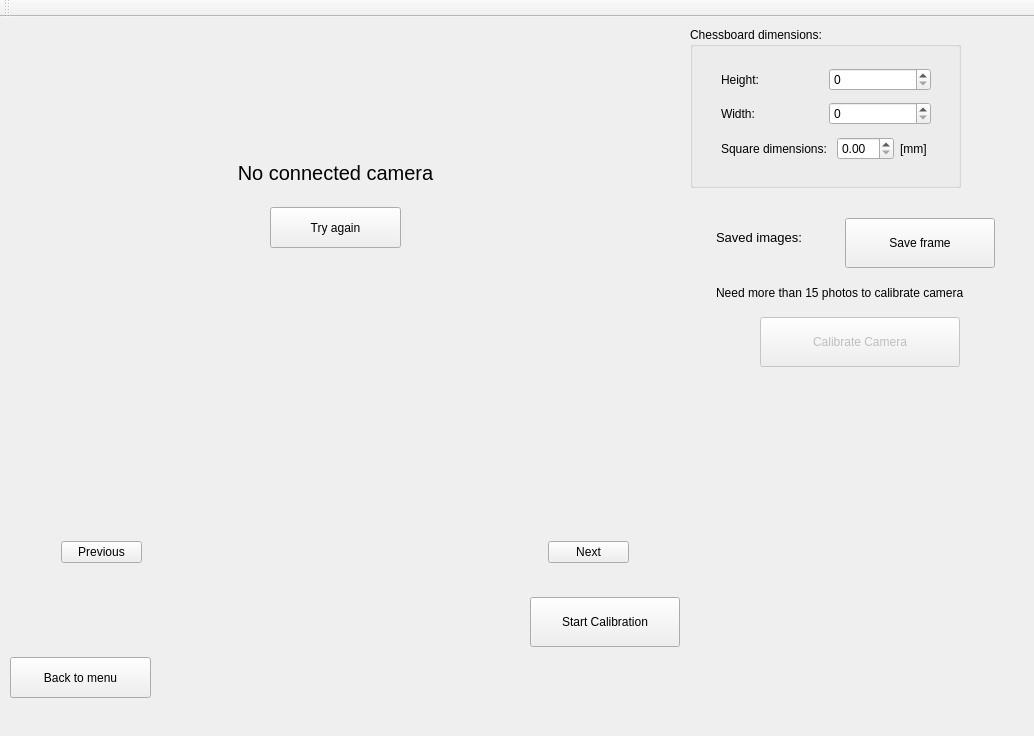
<?xml version="1.0" encoding="UTF-8"?>
<ui version="4.0">
 <class>MainWindow</class>
 <widget class="QMainWindow" name="MainWindow">
  <property name="geometry">
   <rect>
    <x>0</x>
    <y>0</y>
    <width>1034</width>
    <height>736</height>
   </rect>
  </property>
  <property name="windowTitle">
   <string>Easy Camera Calibration</string>
  </property>
  <property name="toolTip">
   <string notr="true"/>
  </property>
  <property name="statusTip">
   <string notr="true"/>
  </property>
  <property name="toolButtonStyle">
   <enum>Qt::ToolButtonTextOnly</enum>
  </property>
  <property name="tabShape">
   <enum>QTabWidget::Triangular</enum>
  </property>
  <property name="dockOptions">
   <set>QMainWindow::GroupedDragging|QMainWindow::VerticalTabs</set>
  </property>
  <widget class="QWidget" name="centralWidget">
   <widget class="QLabel" name="image_label">
    <property name="geometry">
     <rect>
      <x>20</x>
      <y>30</y>
      <width>640</width>
      <height>480</height>
     </rect>
    </property>
    <property name="text">
     <string/>
    </property>
   </widget>
   <widget class="QLabel" name="lblOriginal">
    <property name="geometry">
     <rect>
      <x>30</x>
      <y>20</y>
      <width>640</width>
      <height>480</height>
     </rect>
    </property>
    <property name="autoFillBackground">
     <bool>true</bool>
    </property>
    <property name="text">
     <string/>
    </property>
   </widget>
   <widget class="QGroupBox" name="groupBox">
    <property name="geometry">
     <rect>
      <x>690</x>
      <y>10</y>
      <width>271</width>
      <height>161</height>
     </rect>
    </property>
    <property name="title">
     <string>Chessboard dimensions:</string>
    </property>
    <widget class="QWidget" name="layoutWidget">
     <property name="geometry">
      <rect>
       <x>20</x>
       <y>30</y>
       <width>232</width>
       <height>120</height>
      </rect>
     </property>
     <layout class="QVBoxLayout" name="verticalLayout_3">
      <item>
       <layout class="QVBoxLayout" name="verticalLayout">
        <item>
         <layout class="QHBoxLayout" name="horizontalLayout_2">
          <item>
           <widget class="QLabel" name="label_2">
            <property name="text">
             <string>Height:</string>
            </property>
           </widget>
          </item>
          <item>
           <widget class="QSpinBox" name="height">
            <property name="cursor">
             <cursorShape>PointingHandCursor</cursorShape>
            </property>
           </widget>
          </item>
         </layout>
        </item>
        <item>
         <spacer name="verticalSpacer">
          <property name="orientation">
           <enum>Qt::Vertical</enum>
          </property>
          <property name="sizeType">
           <enum>QSizePolicy::Fixed</enum>
          </property>
          <property name="sizeHint" stdset="0">
           <size>
            <width>20</width>
            <height>5</height>
           </size>
          </property>
         </spacer>
        </item>
        <item>
         <layout class="QHBoxLayout" name="horizontalLayout">
          <item>
           <widget class="QLabel" name="label">
            <property name="text">
             <string>Width:</string>
            </property>
           </widget>
          </item>
          <item>
           <widget class="QSpinBox" name="width">
            <property name="cursor">
             <cursorShape>PointingHandCursor</cursorShape>
            </property>
           </widget>
          </item>
         </layout>
        </item>
       </layout>
      </item>
      <item>
       <layout class="QHBoxLayout" name="horizontalLayout_5">
        <item>
         <widget class="QLabel" name="label_4">
          <property name="text">
           <string>Square dimensions: </string>
          </property>
         </widget>
        </item>
        <item>
         <widget class="QDoubleSpinBox" name="squareDimensions">
          <property name="suffix">
           <string/>
          </property>
         </widget>
        </item>
        <item>
         <widget class="QLabel" name="label_5">
          <property name="text">
           <string>[mm]</string>
          </property>
         </widget>
        </item>
       </layout>
      </item>
     </layout>
    </widget>
   </widget>
   <widget class="QLabel" name="noConnected">
    <property name="enabled">
     <bool>true</bool>
    </property>
    <property name="geometry">
     <rect>
      <x>170</x>
      <y>100</y>
      <width>331</width>
      <height>111</height>
     </rect>
    </property>
    <property name="font">
     <font>
      <pointsize>15</pointsize>
     </font>
    </property>
    <property name="text">
     <string>No connected camera</string>
    </property>
    <property name="alignment">
     <set>Qt::AlignCenter</set>
    </property>
   </widget>
   <widget class="QPushButton" name="tryAgain">
    <property name="enabled">
     <bool>true</bool>
    </property>
    <property name="geometry">
     <rect>
      <x>270</x>
      <y>190</y>
      <width>131</width>
      <height>41</height>
     </rect>
    </property>
    <property name="cursor">
     <cursorShape>PointingHandCursor</cursorShape>
    </property>
    <property name="text">
     <string>Try again</string>
    </property>
    <property name="flat">
     <bool>false</bool>
    </property>
   </widget>
   <widget class="QWidget" name="layoutWidget">
    <property name="geometry">
     <rect>
      <x>10</x>
      <y>510</y>
      <width>670</width>
      <height>51</height>
     </rect>
    </property>
    <layout class="QHBoxLayout" name="horizontalLayout_3">
     <item>
      <spacer name="horizontalSpacer_3">
       <property name="orientation">
        <enum>Qt::Horizontal</enum>
       </property>
       <property name="sizeType">
        <enum>QSizePolicy::Fixed</enum>
       </property>
       <property name="sizeHint" stdset="0">
        <size>
         <width>40</width>
         <height>20</height>
        </size>
       </property>
      </spacer>
     </item>
     <item>
      <widget class="QPushButton" name="previousButton">
       <property name="cursor">
        <cursorShape>PointingHandCursor</cursorShape>
       </property>
       <property name="text">
        <string>Previous</string>
       </property>
      </widget>
     </item>
     <item>
      <spacer name="horizontalSpacer">
       <property name="orientation">
        <enum>Qt::Horizontal</enum>
       </property>
       <property name="sizeType">
        <enum>QSizePolicy::Fixed</enum>
       </property>
       <property name="sizeHint" stdset="0">
        <size>
         <width>400</width>
         <height>20</height>
        </size>
       </property>
      </spacer>
     </item>
     <item>
      <widget class="QPushButton" name="nextButton">
       <property name="cursor">
        <cursorShape>PointingHandCursor</cursorShape>
       </property>
       <property name="text">
        <string>Next</string>
       </property>
      </widget>
     </item>
     <item>
      <spacer name="horizontalSpacer_2">
       <property name="orientation">
        <enum>Qt::Horizontal</enum>
       </property>
       <property name="sizeType">
        <enum>QSizePolicy::Fixed</enum>
       </property>
       <property name="sizeHint" stdset="0">
        <size>
         <width>40</width>
         <height>20</height>
        </size>
       </property>
      </spacer>
     </item>
    </layout>
   </widget>
   <widget class="QPushButton" name="backToMenu">
    <property name="geometry">
     <rect>
      <x>10</x>
      <y>640</y>
      <width>141</width>
      <height>41</height>
     </rect>
    </property>
    <property name="cursor">
     <cursorShape>PointingHandCursor</cursorShape>
    </property>
    <property name="text">
     <string>Back to menu</string>
    </property>
   </widget>
   <widget class="QPushButton" name="calibrationButton">
    <property name="enabled">
     <bool>true</bool>
    </property>
    <property name="geometry">
     <rect>
      <x>530</x>
      <y>580</y>
      <width>150</width>
      <height>50</height>
     </rect>
    </property>
    <property name="sizePolicy">
     <sizepolicy hsizetype="Minimum" vsizetype="Minimum">
      <horstretch>0</horstretch>
      <verstretch>0</verstretch>
     </sizepolicy>
    </property>
    <property name="minimumSize">
     <size>
      <width>150</width>
      <height>50</height>
     </size>
    </property>
    <property name="maximumSize">
     <size>
      <width>30</width>
      <height>50</height>
     </size>
    </property>
    <property name="cursor">
     <cursorShape>PointingHandCursor</cursorShape>
    </property>
    <property name="text">
     <string>Start Calibration</string>
    </property>
    <property name="autoRepeat">
     <bool>false</bool>
    </property>
    <property name="autoDefault">
     <bool>false</bool>
    </property>
   </widget>
   <widget class="QWidget" name="verticalLayoutWidget_2">
    <property name="geometry">
     <rect>
      <x>690</x>
      <y>250</y>
      <width>333</width>
      <height>51</height>
     </rect>
    </property>
    <layout class="QVBoxLayout" name="verticalLayout_4">
     <item>
      <layout class="QHBoxLayout" name="horizontalLayout_6">
       <item>
        <spacer name="horizontalSpacer_7">
         <property name="orientation">
          <enum>Qt::Horizontal</enum>
         </property>
         <property name="sizeType">
          <enum>QSizePolicy::Fixed</enum>
         </property>
         <property name="sizeHint" stdset="0">
          <size>
           <width>15</width>
           <height>20</height>
          </size>
         </property>
        </spacer>
       </item>
       <item>
        <widget class="QLabel" name="label_3">
         <property name="font">
          <font>
           <pointsize>9</pointsize>
           <italic>false</italic>
          </font>
         </property>
         <property name="layoutDirection">
          <enum>Qt::LeftToRight</enum>
         </property>
         <property name="text">
          <string>Need more than 15 photos to calibrate camera</string>
         </property>
         <property name="alignment">
          <set>Qt::AlignLeading|Qt::AlignLeft|Qt::AlignVCenter</set>
         </property>
        </widget>
       </item>
      </layout>
     </item>
    </layout>
   </widget>
   <widget class="QPushButton" name="calibrateCameraButton">
    <property name="enabled">
     <bool>false</bool>
    </property>
    <property name="geometry">
     <rect>
      <x>760</x>
      <y>300</y>
      <width>200</width>
      <height>50</height>
     </rect>
    </property>
    <property name="minimumSize">
     <size>
      <width>200</width>
      <height>50</height>
     </size>
    </property>
    <property name="maximumSize">
     <size>
      <width>200</width>
      <height>50</height>
     </size>
    </property>
    <property name="cursor">
     <cursorShape>PointingHandCursor</cursorShape>
    </property>
    <property name="layoutDirection">
     <enum>Qt::LeftToRight</enum>
    </property>
    <property name="text">
     <string>Calibrate Camera</string>
    </property>
   </widget>
   <widget class="QWidget" name="layoutWidget">
    <property name="geometry">
     <rect>
      <x>690</x>
      <y>190</y>
      <width>331</width>
      <height>61</height>
     </rect>
    </property>
    <layout class="QVBoxLayout" name="verticalLayout_2">
     <item>
      <layout class="QHBoxLayout" name="horizontalLayout_4">
       <item>
        <spacer name="horizontalSpacer_5">
         <property name="orientation">
          <enum>Qt::Horizontal</enum>
         </property>
         <property name="sizeType">
          <enum>QSizePolicy::Fixed</enum>
         </property>
         <property name="sizeHint" stdset="0">
          <size>
           <width>15</width>
           <height>20</height>
          </size>
         </property>
        </spacer>
       </item>
       <item>
        <widget class="QLabel" name="savedImages">
         <property name="font">
          <font>
           <pointsize>10</pointsize>
          </font>
         </property>
         <property name="text">
          <string>Saved images:</string>
         </property>
         <property name="alignment">
          <set>Qt::AlignCenter</set>
         </property>
        </widget>
       </item>
       <item>
        <widget class="QLabel" name="savedNumbers">
         <property name="text">
          <string/>
         </property>
        </widget>
       </item>
       <item>
        <widget class="QPushButton" name="saveFrameButton">
         <property name="enabled">
          <bool>true</bool>
         </property>
         <property name="sizePolicy">
          <sizepolicy hsizetype="Fixed" vsizetype="Fixed">
           <horstretch>0</horstretch>
           <verstretch>0</verstretch>
          </sizepolicy>
         </property>
         <property name="minimumSize">
          <size>
           <width>150</width>
           <height>50</height>
          </size>
         </property>
         <property name="maximumSize">
          <size>
           <width>30</width>
           <height>50</height>
          </size>
         </property>
         <property name="cursor">
          <cursorShape>PointingHandCursor</cursorShape>
         </property>
         <property name="text">
          <string>Save frame</string>
         </property>
         <property name="autoRepeat">
          <bool>false</bool>
         </property>
         <property name="autoDefault">
          <bool>false</bool>
         </property>
        </widget>
       </item>
       <item>
        <spacer name="horizontalSpacer_6">
         <property name="orientation">
          <enum>Qt::Horizontal</enum>
         </property>
         <property name="sizeType">
          <enum>QSizePolicy::Fixed</enum>
         </property>
         <property name="sizeHint" stdset="0">
          <size>
           <width>15</width>
           <height>17</height>
          </size>
         </property>
        </spacer>
       </item>
      </layout>
     </item>
    </layout>
   </widget>
  </widget>
  <widget class="QMenuBar" name="menuBar">
   <property name="geometry">
    <rect>
     <x>0</x>
     <y>0</y>
     <width>1034</width>
     <height>25</height>
    </rect>
   </property>
  </widget>
  <widget class="QToolBar" name="mainToolBar">
   <attribute name="toolBarArea">
    <enum>TopToolBarArea</enum>
   </attribute>
   <attribute name="toolBarBreak">
    <bool>false</bool>
   </attribute>
  </widget>
 </widget>
 <layoutdefault spacing="6" margin="11"/>
 <resources/>
 <connections/>
</ui>
